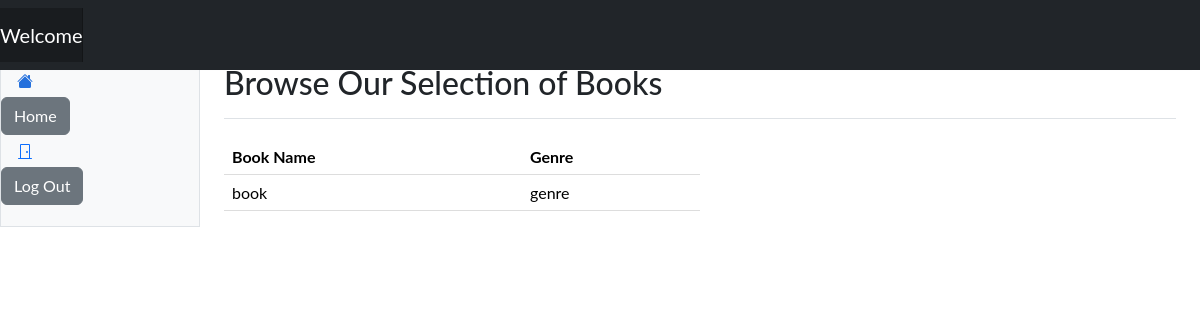
/browse/, run on an earlier commit of the app's database.
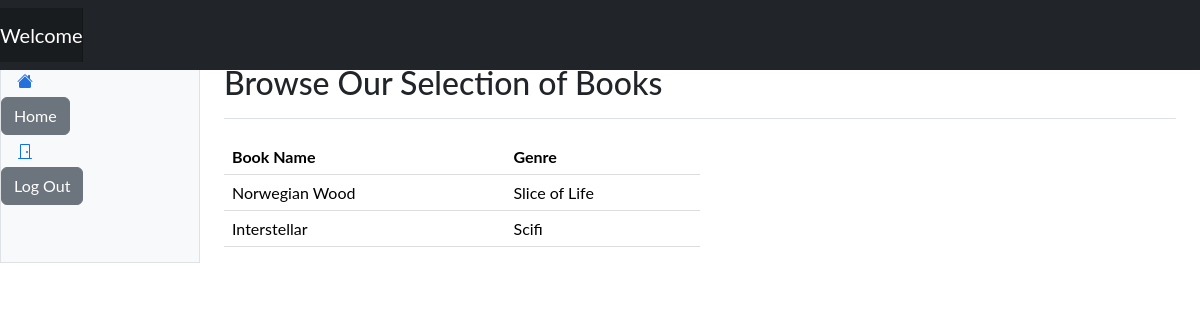
And on a later commit of the database.
### website/settings/roles.py (models this page shows)
class data_book(db.Model):
    id = db.Column(db.Integer, primary_key=True)
    book_title = db.Column(db.String(20),nullable=False)
    book_genre = db.Column(db.String(20), nullable=False)

### website/routes.py (the view)
@myapp_obj.route('/browse/', methods=['POST', 'GET'])
def browse():
    books = data_book.query.all()
    return render_template('browse.html', user=current_user, books=books)

### website/routes.py (called while the page is built)
@myapp_obj.before_request
def create_db():
    db.create_all()

### website/templates/browse.html (shortened to what this page needs)
{% extends "base.html"%}
{% block content %}
<html lang="en" data-bs-theme="auto">
  <head><script src="../assets/js/color-modes.js"></script>
    <link rel="stylesheet" href="https://cdn.jsdelivr.net/npm/@docsearch/css@3">
<link href="../assets/dist/css/bootstrap.min.css" rel="stylesheet">
<header class="navbar sticky-top bg-dark flex-md-nowrap p-0 shadow" data-bs-theme="dark">
  <a class="navbar-brand col-md-3 col-lg-2 me-0 px-3 fs-6 text-white" href="#">Company name</a>
 <nav class="navbar navbar-expand-md navbar-dark fixed-top bg-dark">
        <a class="navbar-brand" href="#">Welcome {{user.username}}</a>
      </nav>
</header>
      <div class="container-fluid">
  <div class="row">
    <div class="sidebar border border-right col-md-3 col-lg-2 p-0 bg-body-tertiary">
      <div class="offcanvas-md offcanvas-end bg-body-tertiary" tabindex="-1" id="sidebarMenu" aria-labelledby="sidebarMenuLabel">
        <div class="offcanvas-body d-md-flex flex-column p-0 pt-lg-3 overflow-y-auto">
          <ul class="nav flex-column">
            <li class="nav-item">
              <a class="nav-link d-flex align-items-center gap-2 active" aria-current="page" href="#">
                <svg class="bi"><use xlink:href="#house-fill"/></svg>
                <a class="btn btn-secondary" href="{{url_for('home_page')}}" role="button"> Home </a>
              </a>
            </li>
          </ul>
          <ul class="nav flex-column mb-auto">
            <li class="nav-item">
              <a class="nav-link d-flex align-items-center gap-2" href="#">
                <svg class="bi"><use xlink:href="#door-closed"/></svg>
                <a class="btn btn-secondary" href="{{url_for('logout')}}" role="button">Log Out</a>
              </a>
            </li>
          </ul>
        </div>
      </div>
    </div>
 <main class="col-md-9 ms-sm-auto col-lg-10 px-md-4">
      <div class="d-flex justify-content-between flex-wrap flex-md-nowrap align-items-center pt-3 pb-2 mb-3 border-bottom">
        <h1 class="h2">Browse Our Selection of Books</h1>
      </div>
        <div class="col-md-6 col-sm-12">
            <table class="table">
                <thead>
                    <tr>
                        <th>Book Name</th>
                        <th>Genre</th>
                    </tr>
                </thead>
                <tbody>
                    {% for book in books %}
                    <tr>
                        <td>{{ book.book_title}}</td>
                        <td>{{ book.book_genre}}</td>
                    </tr>
                    {% endfor %}
                </tbody>
            </table>
        </div>
    </div>
         </div>
    <link href="https://cdn.jsdelivr.net/npm/bootstrap-icons@1.10.5/font/bootstrap-icons.min.css" rel="stylesheet">
    <link href="dashboard.css" rel="stylesheet">
  </head>
{% endblock %}

### website/templates/base.html (shortened to what this page needs)
<html>
<head>
        <link href="https://cdn.jsdelivr.net/npm/bootstrap@5.3.3/dist/css/bootstrap.min.css" rel="stylesheet">
</head>
<body>
    {% block content %}
    {% endblock %}
    </body>
</html>

### website/templates/dashboard.css (style rules this page uses)
.bi { display: inline-block; width: 1rem; height: 1rem; }
.sidebar .nav-link { font-size: .875rem; font-weight: 500; }
.sidebar .nav-link.active { color: #2470dc; }
.navbar-brand { padding-top: .75rem; padding-bottom: .75rem; background-color: rgba(0, 0, 0, .25); box-shadow: inset -1px 0 0 rgba(0, 0, 0, .25); }

### website/templates/browse.html (style rules this page uses)
.bi { vertical-align: -.125em; fill: currentColor; }
body { font-family: "Lato", sans-serif; }
@media screen and (min-width: 768px) { table { width: 100%; border-collapse: collapse; margin-top: 20px; } }
@media screen and (min-width: 768px) { th, td { padding: 12px; text-align: left; border-bottom: 1px solid #ddd; } }
@media screen and (min-width: 768px) { th { background-color: #f2f2f2; } }

What changed in the data, as far as the page shows it:
removed data_book: book_title "book", book_genre "genre"
added data_book: book_title "Norwegian Wood", book_genre "Slice of Life"
added data_book: book_title "Interstellar", book_genre "Scifi"
